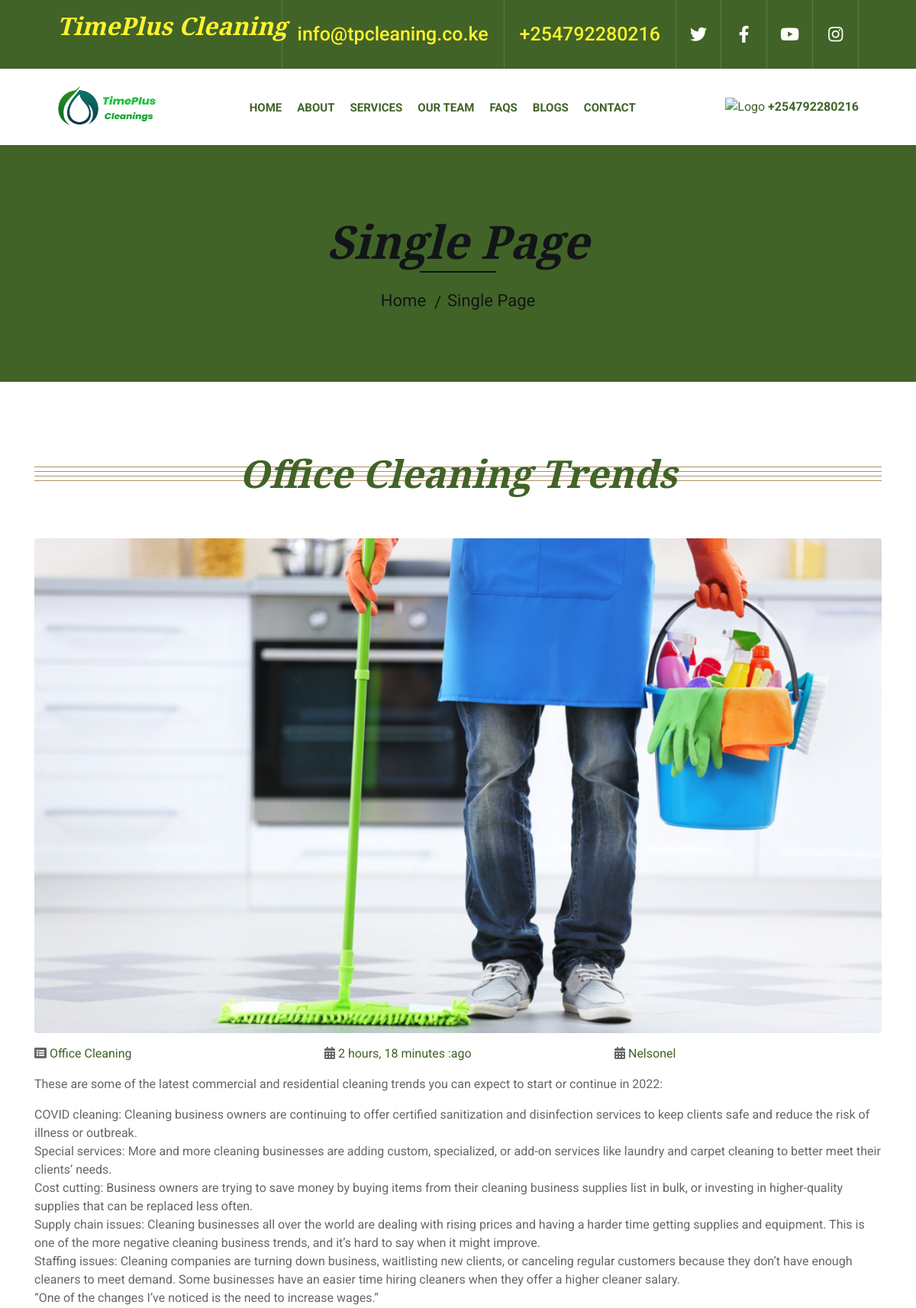
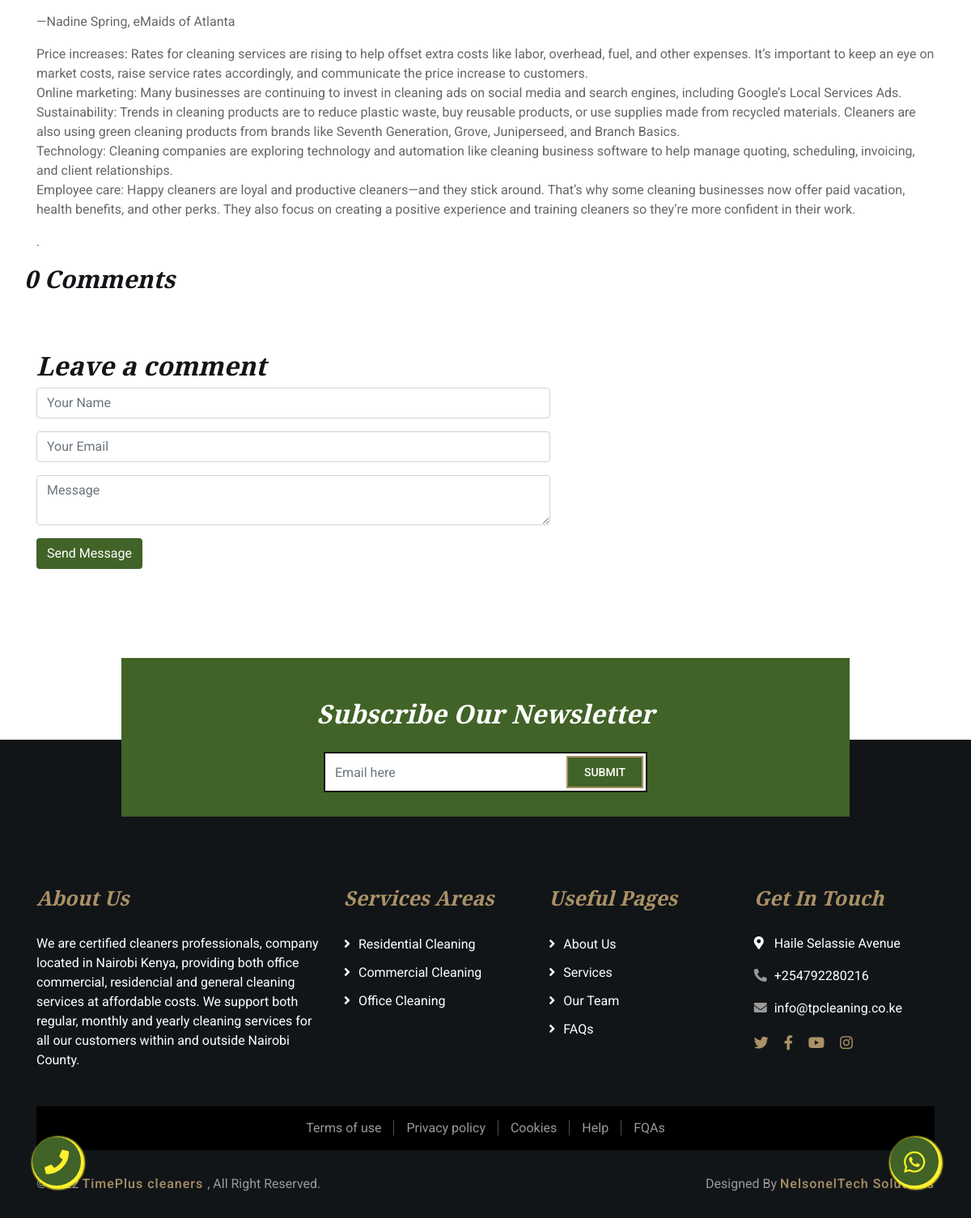
Page /blogDetail/3/ on the committed database (2 pictures, top to bottom).
### base/models.py (models this page shows, shortened)
class Blog(models.Model):
    host = models.ForeignKey(User, on_delete=models.SET_NULL, null=True)
    service = models.ForeignKey(Service, on_delete=models.SET_NULL, null=True)
    title = models.CharField(max_length=200)
    description = models.TextField(null=True, blank=True)
    image = models.ImageField(upload_to='static/image', null=True)
    updated = models.DateTimeField(auto_now=True)
    created = models.DateTimeField(auto_now_add=True)
    class Meta:
        ordering = ['-updated', '-created']

class Service(models.Model):
    name = models.CharField(max_length=200)
    def __str__(self):
        return self.name

### base/views.py (the view, shortened to what this page needs)
# urls.py: path('blogDetail/<int:pk>/', views.blogDetail, name='blogDetail'),
def blogDetail(request, pk):
    blog = Blog.objects.get(id=pk)
    services = Service.objects.all()
    comments = blog.comment_set.all()
    blogs = Blog.objects.all()
    services = Service.objects.all()
    context = {'blog': blog, 'services': services,
               'comments': comments, 'blogs': blogs, }
    return render(request, 'base/blog-detail.html', context)

### base/templates/base/blog-detail.html (shortened to what this page needs)
{% extends 'main.html' %}
{% block content %}
{% load static %}
<div class="page-header">
    <div class="container">
        <div class="row">
            <div class="col-12">
                <h2>Single Page</h2>
            </div>
            <div class="col-12">
                <a href="{% url 'home' %}">Home</a>
                <a href="">Single Page</a>
            </div>
        </div>
    </div>
</div>
<div class="single">
    <div class="container">
        <div class="section-header">
            <h2>{{ blog.title }}</h2>
        </div>
        <div class="row">
            <div class="col-sm-12">
                <img class="img-fluid rounded" src="{{blog.image.url}}" width="100%" height="180"
                    alt="TimePlus Cleanings Image">
            </div>
            <div class="col-sm-4">
                <i class="fa fa-list-alt"></i>
                <a class="link-blog" href="">{{ blog.service }}</a>
            </div>
            <div class="col-sm-4">
                <i class="fa fa-calendar-alt"></i>
                <a class="link-blog" href="">{{ blog.created | timesince }} :ago</a>
            </div>
            <div class="col-sm-4">
                <i class="fa fa-calendar-alt"></i>
                <a class="link-blog" href="">{{ blog.host }}</a>
            </div>
            <div class="col-sm-12">
                <p>
                    {{ blog.description |escape |linebreaks}}.
                </p>
            </div>
            <div class="single-comment">
                <h2>{{comments.count}} Comments</h2>
            </div>
        </div>
        <div class="row">
            <div class="col-sm-7">
                <div class="contact-form">
                    <h2>Leave a comment</h2>
                    <form method="post" action="">
                        <div class="form-group">
                            <input type="text" name="user" class="form-control" placeholder="Your Name"
                                required="required" />
                        </div>
                        <div class="form-group">
                            <input type="email" name="email" class="form-control" placeholder="Your Email"
                                required="required" />
                        </div>
                        <div class="form-group">
                            <textarea class="form-control" name="body" placeholder="Message"
                                required="required"></textarea>
                        </div>
                        <div>
                            <button class="btn" type="submit">Send Message</button>
                        </div>
                    </form>
                </div>
            </div>
        </div>
    </div>
</div>
{% endblock %}

### static/css/style.css (style rules this page uses)
body { color: #666666; background: #ffffff; font-family: 'Roboto', sans-serif; font-weight: 400; }
h1, h2, h3, h4, h5, h6 { font-family: 'EB Garamond', serif; font-weight: 600; font-style: italic; color: #121518; }
a { color: #454545; transition: .3s; }
.page-header { position: relative; margin-bottom: 45px; padding: 90px 0; text-align: center; background: #aa9166; }
.page-header h2 { position: relative; color: #121518; font-size: 60px; font-weight: 700; margin-bottom: 20px; padding-bottom: 5px; }
.page-header h2::after { position: absolute; content: ""; width: 100px; height: 2px; left: calc(50% - 50px); bottom: 0; background: #121518; }
.page-header a { position: relative; padding: 0 12px; font-size: 22px; color: #121518; }
.page-header a::after { position: absolute; content: "/"; width: 8px; height: 8px; top: -2px; right: -7px; text-align: center; color: #121518; }
.page-header a:last-child::after { display: none; }
.section-header { position: relative; width: 100%; text-align: center; margin-bottom: 45px; }
.section-header h2 { margin: 0; position: relative; font-size: 50px; font-weight: 700; white-space: nowrap; z-index: 1; }
.section-header h2::before { position: absolute; content: ""; width: 100%; height: 7px; left: 0; top: 21px; background: transparent; border-top: 1px solid #aa9166; border-bottom: 1px solid #aa9166; z-index: -1; }
.section-header h2::after { position: absolute; content: ""; width: 100%; height: 7px; left: 0; bottom: 20px; background: transparent; border-top: 1px solid #aa9166; border-bottom: 1px solid #aa9166; z-index: -1; }
.single { position: relative; width: 100%; padding: 45px 0 65px 0; }
.single img { margin: 10px 0 15px 0; }

### base/templates/base/blog-detail.html (style rules this page uses)
.section-header h2 { color: #416327 !important; }
.page-header { background-color: #416327 !important; }
.link-blog { color: #416327 !important; }
.single .single-comment { position: relative; margin-bottom: 45px; }
.single .single-comment h2 { font-size: 30px; font-weight: 700; margin-bottom: 25px; }

### templates/footer.html (style rules this page uses)
.btn { background-color: #416327 !important; color: #ffffff !important; }

### rows in the picture
Blog: title "Office Cleaning Trends", image (picture), service "Office Cleaning", created "2 hours, 18 minutes", host "Nelsonel", description "These are some of the latest commercial and residential cleaning trends you can expect to start or continue in 2022: COVID cleaning: Cleaning business owners are continuing to offer certified sanitization and disinfection services to keep clients safe and reduce the risk of illness or outbreak. Special services: More and more cleaning businesses are adding custom, specialized, or add-on services like laundry and carpet cleaning to better meet their clients’ needs. Cost cutting: Business owners are trying to save money by buying items from their cleaning business supplies list in bulk, or investing in higher-quality supplies that can be replaced less often. Supply chain issues: Cleaning…", count "0"
